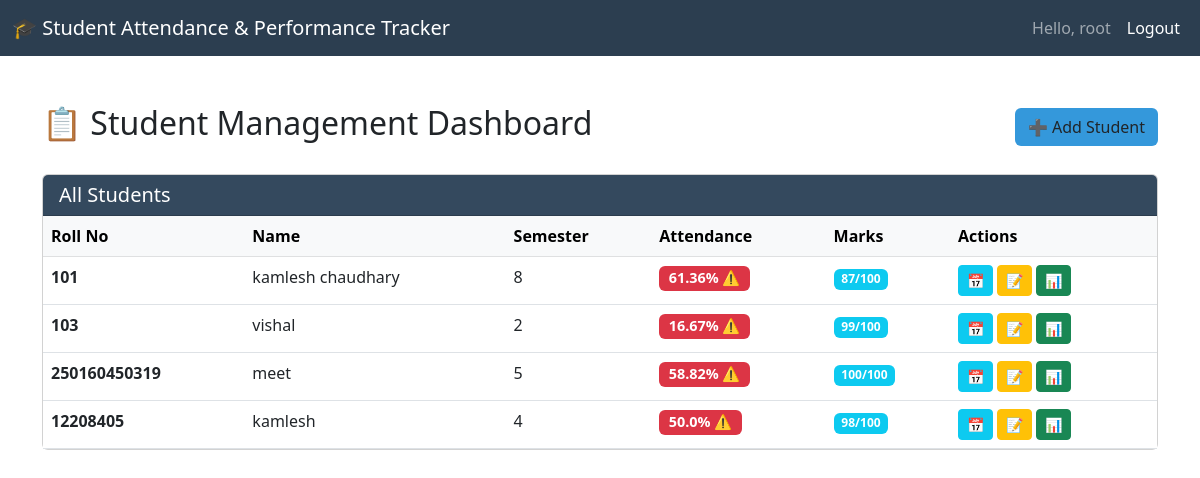
The app's page / (signed in) with its own data.
### tracker/models.py (models this page shows, shortened)
class Student(models.Model):
    user = models.OneToOneField(
        User,
        on_delete=models.CASCADE,
        null=True,
        blank=True
    )
    roll_no = models.IntegerField(unique=True)
    name = models.CharField(max_length=100)
    semester = models.IntegerField(
        validators=[MinValueValidator(1), MaxValueValidator(8)]
    )
    def get_total_lectures(self):
        latest = self.attendance_records.first()
        return latest.total_lectures if latest else 0
    def get_attended_lectures(self):
        latest = self.attendance_records.first()
        return latest.attended_lectures if latest else 0
    def get_attendance_percentage(self):
        total = self.get_total_lectures()
        if total == 0:
            return 0
        return round((self.get_attended_lectures() / total) * 100, 2)

class Mark(models.Model):
    student = models.OneToOneField(
        Student,
        on_delete=models.CASCADE,
        related_name="mark"
    )
    marks_obtained = models.IntegerField(validators=[MinValueValidator(0), MaxValueValidator(100)])

### tracker/views.py (the view)
# urls.py: path('', StudentListView.as_view(), name='student_list'),              # Teacher/Admin
class StudentListView(LoginRequiredMixin, ListView):
    model = Student
    template_name = 'tracker/student_list.html'
    context_object_name = 'students'
    login_url = 'login'

### tracker/templates/tracker/student_list.html (shortened to what this page needs)
<!DOCTYPE html>
<html lang="en">
<head>
    <link href="https://cdn.jsdelivr.net/npm/bootstrap@5.3.0/dist/css/bootstrap.min.css" rel="stylesheet">
</head>
<body>
    <nav class="navbar navbar-expand-lg navbar-dark">
        <div class="container-fluid">
            <span class="navbar-brand">🎓 Student Attendance & Performance Tracker</span>
            <div class="navbar-nav ms-auto">
                <span class="nav-link">Hello, {{ user.username }}</span>
                <a class="nav-link" href="{% url 'logout' %}">Logout</a>
            </div>
        </div>
    </nav>
    <div class="container mt-5">
        <div class="d-flex justify-content-between align-items-center mb-4">
            <h2>📋 Student Management Dashboard</h2>
            <a href="{% url 'add_student' %}" class="btn btn-custom">
                ➕ Add Student
            </a>
        </div>
        {% if students %}
            <div class="card">
                <div class="card-header">
                    <h5 class="mb-0">All Students</h5>
                </div>
                <div class="card-body p-0">
                    <div class="table-responsive">
                        <table class="table table-hover mb-0">
                            <thead class="table-light">
                                <tr>
                                    <th>Roll No</th>
                                    <th>Name</th>
                                    <th>Semester</th>
                                    <th>Attendance</th>
                                    <th>Marks</th>
                                    <th>Actions</th>
                                </tr>
                            </thead>
                            <tbody>
                                {% for student in students %}
                                    <tr>
                                        <td><strong>{{ student.roll_no }}</strong></td>
                                        <td>{{ student.name }}</td>
                                        <td>{{ student.semester }}</td>
                                        <td>
                                            {% with attendance=student.get_attendance_percentage %}
                                                {% if attendance >= 75 %}
                                                    <span class="badge bg-success badge-attendance">{{ attendance }}%</span>
                                                {% else %}
                                                    <span class="badge bg-danger badge-attendance">{{ attendance }}% ⚠️</span>
                                                {% endif %}
                                            {% endwith %}
                                        </td>
                                        <td>
                                            {% if student.mark %}
                                                <span class="badge bg-info">{{ student.mark.marks_obtained }}/100</span>
                                            {% else %}
                                                <span class="badge bg-secondary">N/A</span>
                                            {% endif %}
                                        </td>
                                        <td>
                                            <a href="{% url 'mark_attendance' student.id %}" class="btn btn-sm btn-info" title="Mark Attendance">📅</a>
                                            <a href="{% url 'enter_marks' student.id %}" class="btn btn-sm btn-warning" title="Enter Marks">📝</a>
                                            <a href="{% url 'student_report' student.id %}" class="btn btn-sm btn-success" title="View Report">📊</a>
                                        </td>
                                    </tr>
                                {% endfor %}
                            </tbody>
                        </table>
                    </div>
                </div>
            </div>
        {% else %}
            <div class="alert alert-info text-center">
                <p>No students found. <a href="{% url 'add_student' %}">Add a new student</a></p>
            </div>
        {% endif %}
    </div>
</body>
</html>

### tracker/templates/tracker/student_list.html (style rules this page uses)
.navbar { background-color: #2c3e50; }
.navbar a { color: white !important; }
.btn-custom { background-color: #3498db; }
.card-header { background-color: #34495e; color: white; }
.badge-attendance { font-size: 0.9rem; }

### records on screen
Student: roll_no "101", name "kamlesh chaudhary", semester "8", get_attendance_percentage "61.36", mark.marks_obtained "87"
Student: roll_no "103", name "vishal", semester "2", get_attendance_percentage "16.67", mark.marks_obtained "99"
Student: roll_no "250160450319", name "meet", semester "5", get_attendance_percentage "58.82", mark.marks_obtained "100"
Student: roll_no "12208405", name "kamlesh", semester "4", get_attendance_percentage "50.0", mark.marks_obtained "98"

### other values on screen
{{ user.username }} "root"
